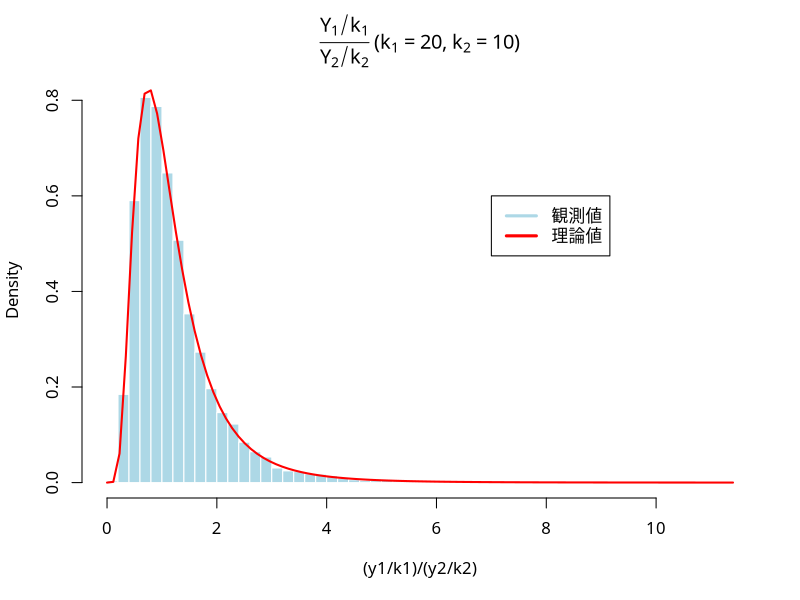

This chart was generated by the following R code:
### F分布の特徴付け: カイ二乗分布を利用して生成
set.seed(22222) # 乱数の初期値を指定
k1 <- 20
k2 <- 10
y1 <- rchisq(10000, df=k1) # 自由度20のカイ二乗分布に従う乱数
y2 <- rchisq(10000, df=k2) # 自由度10のカイ二乗分布に従う乱数
par(family="HiraginoSans-W4") # 日本語フォントの指定
hist((y1/k1)/(y2/k2), freq=FALSE, breaks=50, 
     col="lightblue", border="white",
     main=bquote(paste(frac(Y[1]/k[1], Y[2]/k[2]), " (", 
                         k[1]==.(k1), ", ", k[2]==.(k2), ")"))) # ヒストグラム(密度表示)
curve(df(x, df1=k1, df2=k2), add=TRUE, 
      col="red", lwd=2) # 理論上の確率密度関数
legend(7, 0.6, legend=c("観測値", "理論値"), 
       col=c("lightblue", "red"), lwd=3) # 凡例を作成
